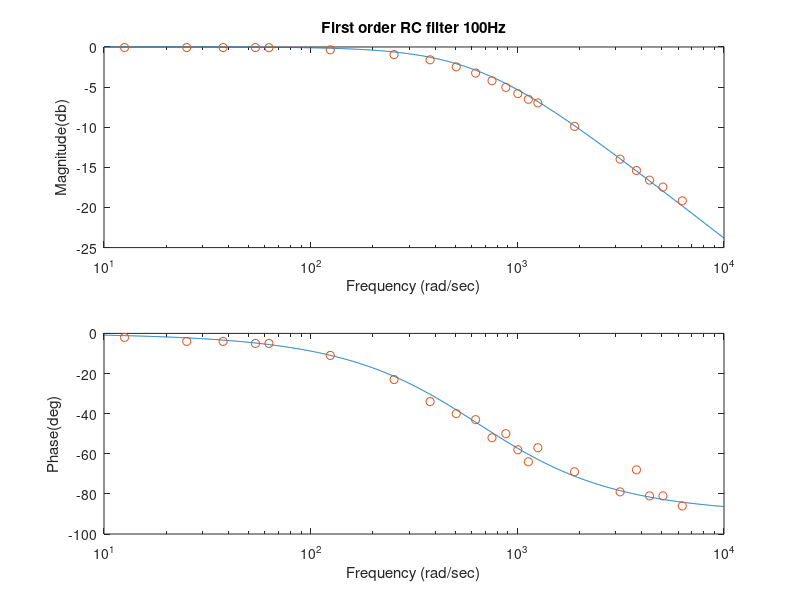
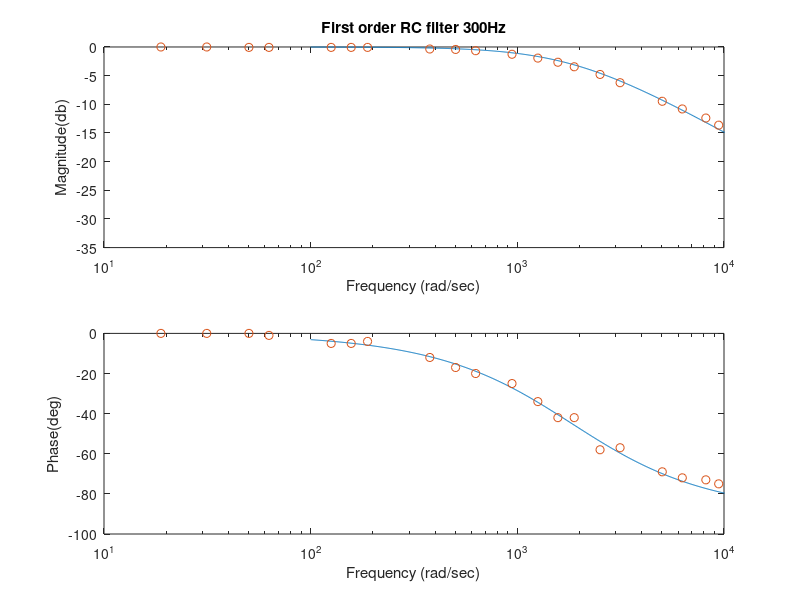
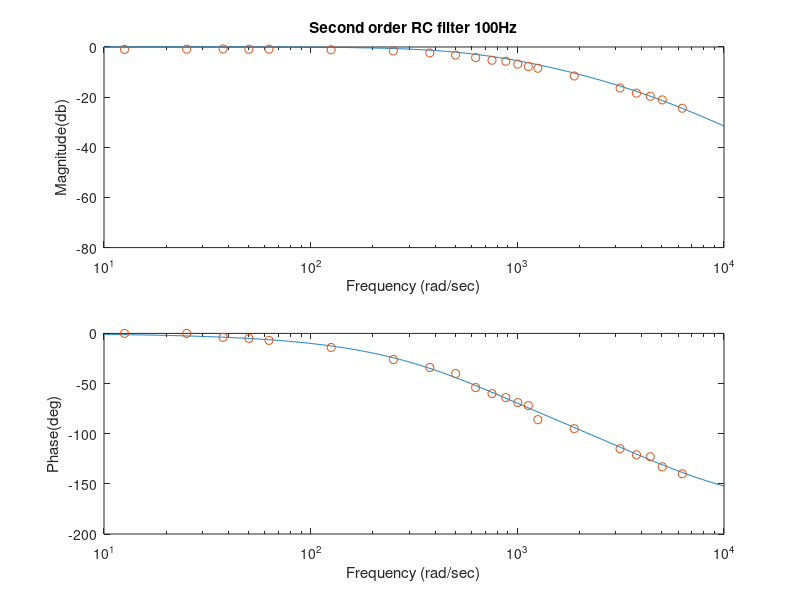

These figures' MATLAB source, in order:
clear;
clc;
close all;

%% 100Hz first order RC filter
% This file illustrates how to plot both experimental and theoritical data
% on a Bode plot
% Set up your theoretical system transfer function
R = 7.24e3;
C = 0.214e-6;
sys = tf(1,[R*C 1])

% Input the experimental data
%read data from .dat file
data = load('RC100Hz.dat');
f_data = data(:, 1);
mag_data = data(:, 2);
phase_data = data(:, 3);
%convert frequency to angular frequency
w_data = f_data*2*pi;
%offset phase data
phase_data = -phase_data;

%Use the Bode command to calculate the theoretical magnitude, phase of the system
[mag,phase,w]=bode(sys);
% bode(sys)

% The magnitude and phase are 3 dimensional arrays from the Bode command
% and must be converted to 1 dimensional arrays using the squeeze command
magp = squeeze(mag);
phasep = squeeze(phase);

% Manually plot the theoretical and experimental data on the bode plot
figure
subplot(2,1,1)
semilogx(w,20*log10(magp),w_data,20*log10(mag_data),'o')
xlabel('Frequency (rad/sec)')
ylabel('Magnitude(db)')
xlim([10 10^4])
title('First order RC filter 100Hz')
subplot(2,1,2)
semilogx(w,phasep,w_data,phase_data,'o')
xlabel('Frequency (rad/sec)')
ylabel('Phase(deg)')
xlim([10 10^4])

%% 300Hz first order RC filter
% This file illustrates how to plot both experimental and theoritical data
% on a Bode plot
% Set up your theoretical system transfer function
R = 5.25e3;
C = 0.1036e-6;
sys = tf(1,[R*C 1])

% Input the experimental data
%read data from .dat file
data = load('RC300Hz.dat');
f_data = data(:, 1);
mag_data = data(:, 2);
phase_data = data(:, 3);
%convert frequency to angular frequency
w_data = f_data*2*pi;
%offset phase data
phase_data = -phase_data;

%Use the Bode command to calculate the theoretical magnitude, phase of the system
[mag,phase,w]=bode(sys);
% bode(sys)

% The magnitude and phase are 3 dimensional arrays from the Bode command
% and must be converted to 1 dimensional arrays using the squeeze command
magp = squeeze(mag);
phasep = squeeze(phase);

% Manually plot the theoretical and experimental data on the bode plot
figure
subplot(2,1,1)
semilogx(w,20*log10(magp),w_data,20*log10(mag_data),'o')
xlabel('Frequency (rad/sec)')
ylabel('Magnitude(db)')
xlim([10 10^4])
title('First order RC filter 300Hz')
subplot(2,1,2)
semilogx(w,phasep,w_data,phase_data,'o')
xlabel('Frequency (rad/sec)')
ylabel('Phase(deg)')
xlim([10 10^4])

%% 100Hz second order RC filter
% This file illustrates how to plot both experimental and theoritical data
% on a Bode plot
% Set up your theoretical system transfer function
R = (8.76e3+8.75e3)/2;
C = (65.5e-9+68.4e-9)/2;
sys = tf(1,[(R*C)^2 3*R*C 1])

% Input the experimental data
%read data from .dat file
data = load('RC100Hz_2ndOrder.dat');
f_data = data(:, 1);
mag_data = data(:, 2);
phase_data = data(:, 3);
%convert frequency to angular frequency
w_data = f_data*2*pi;
%offset phase data
phase_data = -phase_data;

%Use the Bode command to calculate the theoretical magnitude, phase of the system
[mag,phase,w]=bode(sys);
% bode(sys)

% The magnitude and phase are 3 dimensional arrays from the Bode command
% and must be converted to 1 dimensional arrays using the squeeze command
magp = squeeze(mag);
phasep = squeeze(phase);

% Manually plot the theoretical and experimental data on the bode plot
figure
subplot(2,1,1)
semilogx(w,20*log10(magp),w_data,20*log10(mag_data),'o')
xlabel('Frequency (rad/sec)')
ylabel('Magnitude(db)')
xlim([10 10^4])
title('Second order RC filter 100Hz')
subplot(2,1,2)
semilogx(w,phasep,w_data,phase_data,'o')
xlabel('Frequency (rad/sec)')
ylabel('Phase(deg)')
xlim([10 10^4])
